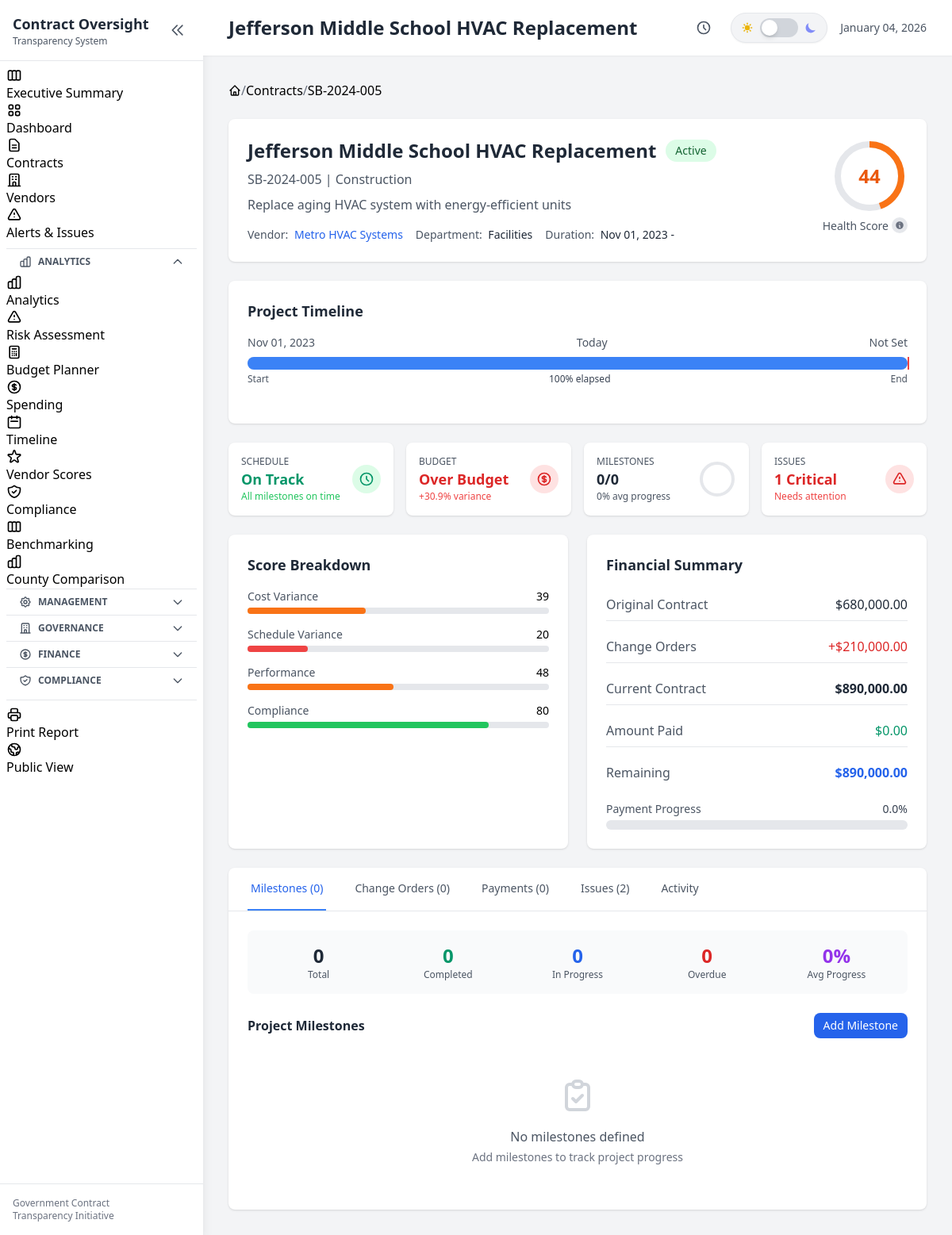
Before: /contract/CTR-2024-005 with the older database file.
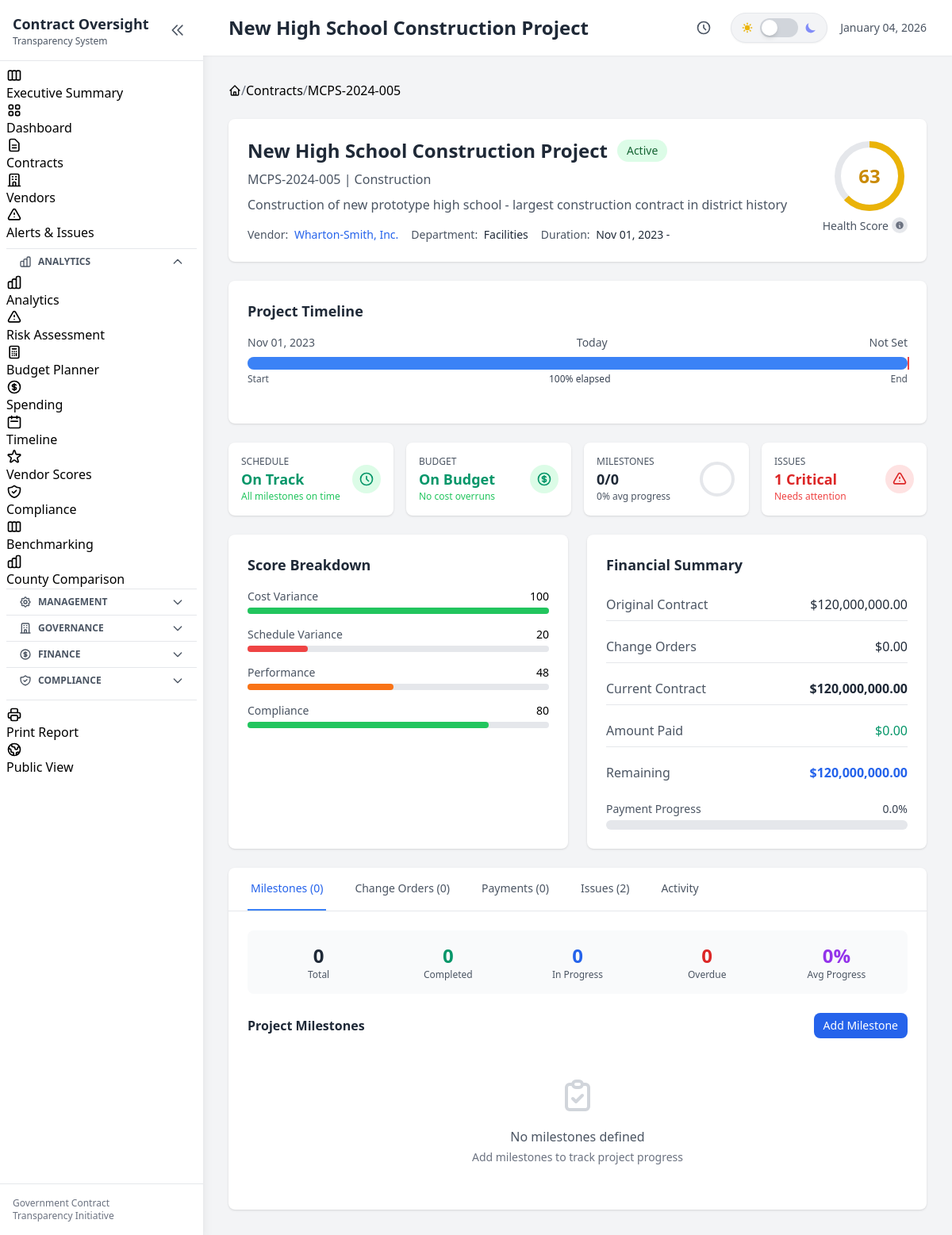
After: the same page with the newer database file.
### tables this page shows
CREATE TABLE contracts (
                contract_id TEXT PRIMARY KEY,
                contract_number TEXT,
                title TEXT NOT NULL,
                description TEXT,
                contract_type TEXT,
                department TEXT,
                fiscal_year TEXT,
                vendor_id TEXT,
                vendor_name TEXT,

                -- Financials
                original_amount REAL DEFAULT 0,
                current_amount REAL DEFAULT 0,
                total_paid REAL DEFAULT 0,
                remaining_balance REAL DEFAULT 0,

                -- Dates
                solicitation_date TEXT,
                award_date TEXT,
                start_date TEXT,
                original_end_date TEXT,
                current_end_date TEXT,
                actual_end_date TEXT,

                -- Status tracking
                status TEXT DEFAULT 'Draft',
                phase TEXT DEFAULT 'Planning',
                percent_complete REAL DEFAULT 0,

                -- Scoring
                performance_score REAL DEFAULT 50,
                cost_variance_score REAL DEFAULT 50,
                schedule_variance_score REAL DEFAULT 50,
                compliance_score REAL DEFAULT 50,
                overall_health_score REAL DEFAULT 50,
                risk_level TEXT DEFAULT 'Medium',

                -- Procurement info
                procurement_method TEXT,
                bid_count INTEGER DEFAULT 0,
                justification TEXT,

                -- Board/Council info
                board_approval_date TEXT,
                board_resolution TEXT,
                council_district TEXT,
                school_zone TEXT,

                -- Location
                project_location TEXT,
                latitude REAL,
                longitude REAL,

                -- Flags
                has_change_orders INTEGER DEFAULT 0,
                change_order_count INTEGER DEFAULT 0,
                total_change_order_amount REAL DEFAULT 0,
                is_emergency INTEGER DEFAULT 0,
                is_sole_source INTEGER DEFAULT 0,
                requires_insurance INTEGER DEFAULT 1,
                insurance_verified INTEGER DEFAULT 0,
                requires_bond INTEGER DEFAULT 0,
                bond_verified INTEGER DEFAULT 0,

                notes TEXT,
                created_at TEXT DEFAULT CURRENT_TIMESTAMP,
                updated_at TEXT DEFAULT CURRENT_TIMESTAMP,
                created_by TEXT,
                is_deleted INTEGER DEFAULT 0,

                FOREIGN KEY (vendor_id) REFERENCES vendors(vendor_id)
            );

### web/app.py (the view)
@app.route('/contract/<contract_id>')
def contract_detail(contract_id):
    contract = db.get_contract(contract_id)
    if not contract:
        return "Contract not found", 404
    contract = contract_scorer.score_contract(contract)
    milestones = db.get_milestones(contract_id)
    milestone_stats = db.get_milestone_stats(contract_id)
    change_orders = db.get_change_orders(contract_id)
    payments = db.get_payments(contract_id)
    comments = db.get_comments(contract_id)
    audit_log = db.get_audit_log(table_name='contracts', record_id=contract_id, limit=20)
    issues = db.get_issues(contract_id=contract_id)
    vendor = None
    if contract.get('vendor_id'):
        vendor = db.get_vendor(contract['vendor_id'])
    health_score = contract.get('overall_health_score', 50)
    scores = {
        'cost_variance_score': contract.get('cost_variance_score', 50),
        'schedule_variance_score': contract.get('schedule_variance_score', 50),
        'performance_score': contract.get('performance_score', 50),
        'compliance_score': contract.get('compliance_score', 50)
    }
    total_co_amount = sum(co.get('amount', 0) for co in change_orders)
    return render_template('contract_detail.html',
                          contract=contract,
                          milestones=milestones,
                          milestone_stats=milestone_stats,
                          change_orders=change_orders,
                          payments=payments,
                          comments=comments,
                          audit_log=audit_log,
                          issues=issues,
                          vendor=vendor,
                          health_score=health_score,
                          scores=scores,
                          total_co_amount=total_co_amount,
                          title=contract.get('title', 'Contract Detail'))

### web/templates/contract_detail.html (shortened to what the changed rows need)
{% extends "base.html" %}
{% block breadcrumb %}
<nav class="breadcrumb mb-6" aria-label="Breadcrumb">
    <ol class="flex items-center">
        <li class="breadcrumb-item">
            <a href="{{ url_for('dashboard') }}">
            </a>
        </li>
        <span class="breadcrumb-separator">/</span>
        <li class="breadcrumb-item">
            <a href="{{ url_for('contracts_list') }}">Contracts</a>
        </li>
        <span class="breadcrumb-separator">/</span>
        <li class="breadcrumb-item active">
            {{ contract.contract_number }}
        </li>
    </ol>
</nav>
{% endblock %}
{% block content %}
<div class="bg-white dark:bg-gray-800 rounded-lg shadow mb-6">
    <div class="p-6">
        <div class="flex flex-col md:flex-row md:items-start md:justify-between">
            <div class="flex-1">
                <div class="flex items-center space-x-3 mb-2">
                    <h1 class="text-2xl font-bold text-gray-800 dark:text-white">{{ contract.title }}</h1>
                    <span class="px-3 py-1 text-sm font-medium rounded-full
                        {% if contract.status == 'Active' %}bg-green-100 text-green-800 dark:bg-green-900 dark:text-green-200
                        {% elif contract.status == 'Completed' %}bg-blue-100 text-blue-800 dark:bg-blue-900 dark:text-blue-200
                        {% elif contract.status == 'Draft' %}bg-gray-100 text-gray-800 dark:bg-gray-700 dark:text-gray-200
                        {% else %}bg-red-100 text-red-800 dark:bg-red-900 dark:text-red-200{% endif %}">
                        {{ contract.status }}
                    </span>
                </div>
                <p class="text-gray-500 dark:text-gray-400">{{ contract.contract_number }} | {{ contract.contract_type }}</p>
                <p class="text-gray-600 dark:text-gray-300 mt-2">{{ contract.description }}</p>
                <div class="mt-4 flex flex-wrap gap-4 text-sm">
                    <div>
                        <span class="text-gray-500 dark:text-gray-400">Vendor:</span>
                        <a href="{{ url_for('vendor_detail', vendor_id=contract.vendor_id) }}" class="text-blue-600 dark:text-blue-400 hover:underline ml-1">{{ contract.vendor_name }}</a>
                    </div>
                    <div>
                        <span class="text-gray-500 dark:text-gray-400">Department:</span>
                        <span class="text-gray-800 dark:text-white ml-1">{{ contract.department }}</span>
                    </div>
                    <div>
                        <span class="text-gray-500 dark:text-gray-400">Duration:</span>
                        <span class="text-gray-800 dark:text-white ml-1">{{ contract.start_date|format_date }} - {{ contract.end_date|format_date }}</span>
                    </div>
                </div>
            </div>
            <div class="mt-4 md:mt-0 md:ml-6 flex flex-col items-end">
                <div class="relative w-24 h-24">
                    <svg class="w-24 h-24 transform -rotate-90">
                        <circle cx="48" cy="48" r="40" stroke="currentColor" stroke-width="8" fill="none"
                                class="text-gray-200 dark:text-gray-700"></circle>
                        <circle cx="48" cy="48" r="40" stroke="currentColor" stroke-width="8" fill="none"
                                stroke-dasharray="{{ (health_score * 251.2 / 100)|int }} 251.2"
                                class="{% if health_score < 30 %}text-red-500{% elif health_score < 50 %}text-orange-500{% elif health_score < 70 %}text-yellow-500{% else %}text-green-500{% endif %}"></circle>
                    </svg>
                    <div class="absolute inset-0 flex items-center justify-center">
                        <span class="text-2xl font-bold {% if health_score < 30 %}text-red-600{% elif health_score < 50 %}text-orange-600{% elif health_score < 70 %}text-yellow-600{% else %}text-green-600{% endif %}">{{ health_score|int }}</span>
                    </div>
                </div>
            </div>
        </div>
    </div>
</div>
<div class="bg-white dark:bg-gray-800 rounded-lg shadow mb-6">
    <div class="p-6">
        <div class="mb-6">
            {% set today_date = now().strftime('%Y-%m-%d') %}
            {% set start = contract.start_date or today_date %}
            {% set end = contract.end_date or today_date %}
            {% set total_days = (end|string|replace('-','')|int - start|string|replace('-','')|int) if start and end else 1 %}
            {% set elapsed_days = (today_date|string|replace('-','')|int - start|string|replace('-','')|int) if start else 0 %}
            {% set time_progress = ((elapsed_days / total_days) * 100) if total_days > 0 else 0 %}
            {% set time_progress = [time_progress, 100]|min %}
            {% set time_progress = [time_progress, 0]|max %}
            <div class="flex justify-between text-sm mb-2">
                <span class="text-gray-600 dark:text-gray-400">{{ contract.start_date|format_date or 'Not Set' }}</span>
                <span class="text-gray-600 dark:text-gray-400">Today</span>
                <span class="text-gray-600 dark:text-gray-400">{{ contract.end_date|format_date or 'Not Set' }}</span>
            </div>
        </div>
    </div>
</div>
<div class="grid grid-cols-2 md:grid-cols-4 gap-4 mb-6">
    <div class="bg-white dark:bg-gray-800 rounded-lg shadow p-4">
        {% set budget_variance = ((contract.current_amount or contract.original_amount) - contract.original_amount) / contract.original_amount * 100 if contract.original_amount else 0 %}
        <div class="flex items-center justify-between">
            <div>
                <p class="text-xs text-gray-500 dark:text-gray-400 uppercase">Budget</p>
                {% if budget_variance > 10 %}
                <p class="text-lg font-bold text-red-600">Over Budget</p>
                <p class="text-xs text-red-500">+{{ '{:.1f}'.format(budget_variance) }}% variance</p>
                {% elif budget_variance > 0 %}
                <p class="text-lg font-bold text-yellow-600">Minor Variance</p>
                <p class="text-xs text-yellow-500">+{{ '{:.1f}'.format(budget_variance) }}% change orders</p>
                {% else %}
                <p class="text-lg font-bold text-green-600">On Budget</p>
                <p class="text-xs text-green-500">No cost overruns</p>
                {% endif %}
            </div>
            <div class="p-2 rounded-full {% if budget_variance > 10 %}bg-red-100 dark:bg-red-900{% elif budget_variance > 0 %}bg-yellow-100 dark:bg-yellow-900{% else %}bg-green-100 dark:bg-green-900{% endif %}">
                <svg class="w-5 h-5 {% if budget_variance > 10 %}text-red-600{% elif budget_variance > 0 %}text-yellow-600{% else %}text-green-600{% endif %}" fill="none" stroke="currentColor" viewBox="0 0 24 24">
                    <path stroke-linecap="round" stroke-linejoin="round" stroke-width="2" d="M12 8c-1.657 0-3 .895-3 2s1.343 2 3 2 3 .895 3 2-1.343 2-3 2m0-8c1.11 0 2.08.402 2.599 1M12 8V7m0 1v8m0 0v1m0-1c-1.11 0-2.08-.402-2.599-1M21 12a9 9 0 11-18 0 9 9 0 0118 0z"></path>
                </svg>
            </div>
        </div>
    </div>
        {% set open_issues = issues|selectattr('status', 'equalto', 'Open')|list|length if issues else 0 %}
        {% set critical_issues = issues|selectattr('severity', 'equalto', 'Critical')|selectattr('status', 'ne', 'Resolved')|list|length if issues else 0 %}
</div>
<div class="grid grid-cols-1 lg:grid-cols-2 gap-6 mb-6">
    <div class="bg-white dark:bg-gray-800 rounded-lg shadow p-6">
        <div class="space-y-4">
            <div>
                <div class="flex justify-between mb-1">
                    <span class="text-sm text-gray-600 dark:text-gray-400">Cost Variance</span>
                    <span class="text-sm font-medium">{{ scores.cost_variance_score|int }}</span>
                </div>
                <div class="w-full bg-gray-200 dark:bg-gray-700 rounded-full h-2">
                    <div class="h-2 rounded-full {% if scores.cost_variance_score < 30 %}bg-red-500{% elif scores.cost_variance_score < 50 %}bg-orange-500{% elif scores.cost_variance_score < 70 %}bg-yellow-500{% else %}bg-green-500{% endif %}"
                         style="width: {{ scores.cost_variance_score }}%"></div>
                </div>
            </div>
        </div>
    </div>
    <div class="bg-white dark:bg-gray-800 rounded-lg shadow p-6">
        <div class="space-y-3">
            <div class="flex justify-between py-2 border-b dark:border-gray-700">
                <span class="text-gray-600 dark:text-gray-400">Original Contract</span>
                <span class="font-medium text-gray-800 dark:text-white">${{ '{:,.2f}'.format(contract.original_amount) }}</span>
            </div>
            <div class="flex justify-between py-2 border-b dark:border-gray-700">
                <span class="text-gray-600 dark:text-gray-400">Change Orders</span>
                <span class="font-medium {% if (contract.current_amount or contract.original_amount) > contract.original_amount %}text-red-600{% else %}text-gray-800 dark:text-white{% endif %}">
                    {% if contract.current_amount and contract.current_amount > contract.original_amount %}
                    +${{ '{:,.2f}'.format(contract.current_amount - contract.original_amount) }}
                    {% else %}
                    $0.00
                    {% endif %}
                </span>
            </div>
            <div class="flex justify-between py-2 border-b dark:border-gray-700">
                <span class="text-gray-600 dark:text-gray-400">Current Contract</span>
                <span class="font-bold text-gray-800 dark:text-white">${{ '{:,.2f}'.format(contract.current_amount or contract.original_amount) }}</span>
            </div>
            <div class="flex justify-between py-2">
                <span class="text-gray-600 dark:text-gray-400">Remaining</span>
                <span class="font-bold text-blue-600">${{ '{:,.2f}'.format((contract.current_amount or contract.original_amount) - (contract.amount_paid or 0)) }}</span>
            </div>
        </div>
        <div class="mt-4">
            <div class="flex justify-between mb-1 text-sm">
                <span class="text-gray-500">Payment Progress</span>
                <span class="text-gray-700 dark:text-gray-300">{{ '{:.1f}'.format(((contract.amount_paid or 0) / (contract.current_amount or contract.original_amount)) * 100) }}%</span>
            </div>
        </div>
    </div>
</div>
{% endblock %}

### web/templates/base.html (shortened to what the changed rows need)
<!DOCTYPE html>
<html lang="en" class="">
<head>
    <script src="https://cdn.tailwindcss.com"></script>
</head>
<body class="bg-gray-100 dark:bg-gray-900">
    <div class="flex h-screen">
        <aside id="sidebar" class="sidebar w-64 bg-white dark:bg-gray-800 shadow-lg flex-shrink-0 flex flex-col overflow-hidden" role="complementary" aria-label="Sidebar navigation">
            <div class="p-4 border-b dark:border-gray-700 flex items-center justify-between">
                <div class="sidebar-title">
                    <h1 class="text-lg font-bold text-gray-800 dark:text-white">Contract Oversight</h1>
                </div>
            </div>
        </aside>
        <main id="main-content" class="flex-1 overflow-y-auto" role="main" aria-label="Main content">
            <header class="bg-white dark:bg-gray-800 shadow-sm px-4 lg:px-8 py-4 flex justify-between items-center" role="banner">
                <div class="flex items-center">
                    <h2 class="text-xl lg:text-2xl font-semibold text-gray-800 dark:text-white">{{ title }}</h2>
                </div>
            </header>
            <div class="p-4 lg:p-8">
                {% block breadcrumb %}{% endblock %}
                {% block content %}{% endblock %}
            </div>
        </main>
    </div>
</body>
</html>

Changed rows visible on the page:
changed contracts "Construction": title "Jefferson Middle School HVAC Replacement" → "New High School Construction Project"; contract_number "SB-2024-005" → "MCPS-2024-005"; description "Replace aging HVAC system with energy-efficient units" → "Construction of new prototype high school - largest construction contract in district history"; vendor_name "Metro HVAC Systems" → "Wharton-Smith, Inc."; original_amount "680,000.00" → "120,000,000.00"; current_amount "890,000.00" → "120,000,000.00"; contract.current_amount-contract.original_amount "210,000.00" → (not shown)
Other visible differences:
{{ health_score|int }}: "44" → "63"
{{ scores.cost_variance_score|int }}: "39" → "100"
{{ scores.cost_variance_score }}: 39.11764705882353 → 100 (drawn)
{{ '{:.1f}'.format(budget_variance) }}: "30.9" → (not shown)
text no longer shown: "Over Budget + % variance +$"
text now shown: "On Budget No cost overruns $0.00"
